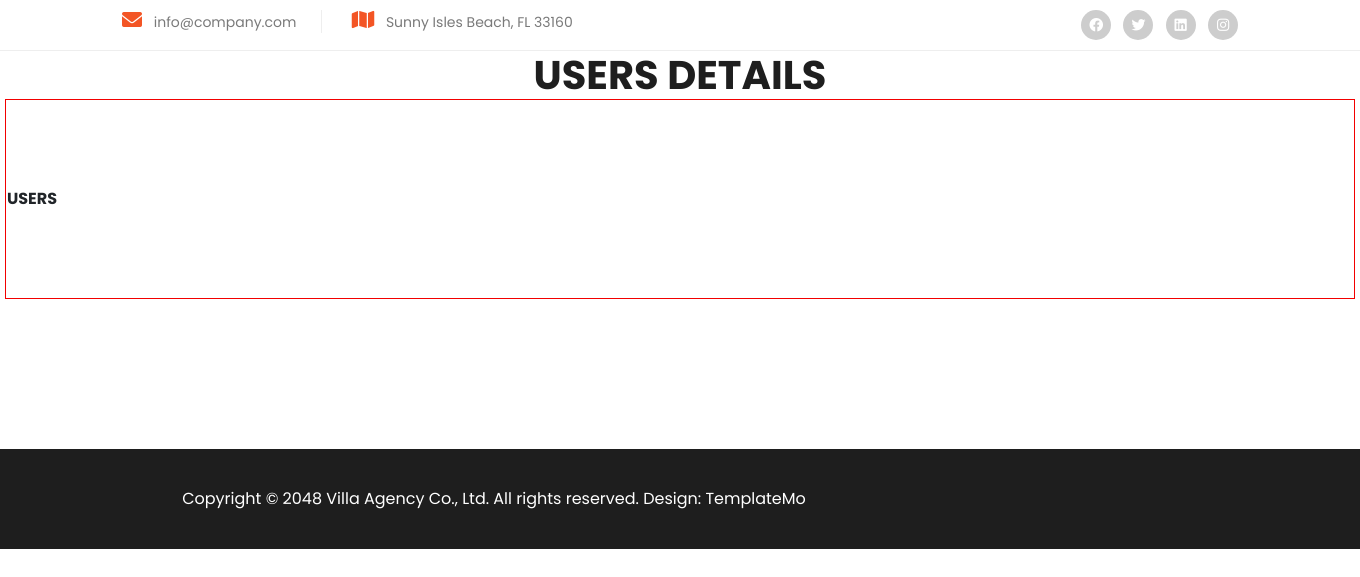
/users/, run on an earlier commit of the app's database.
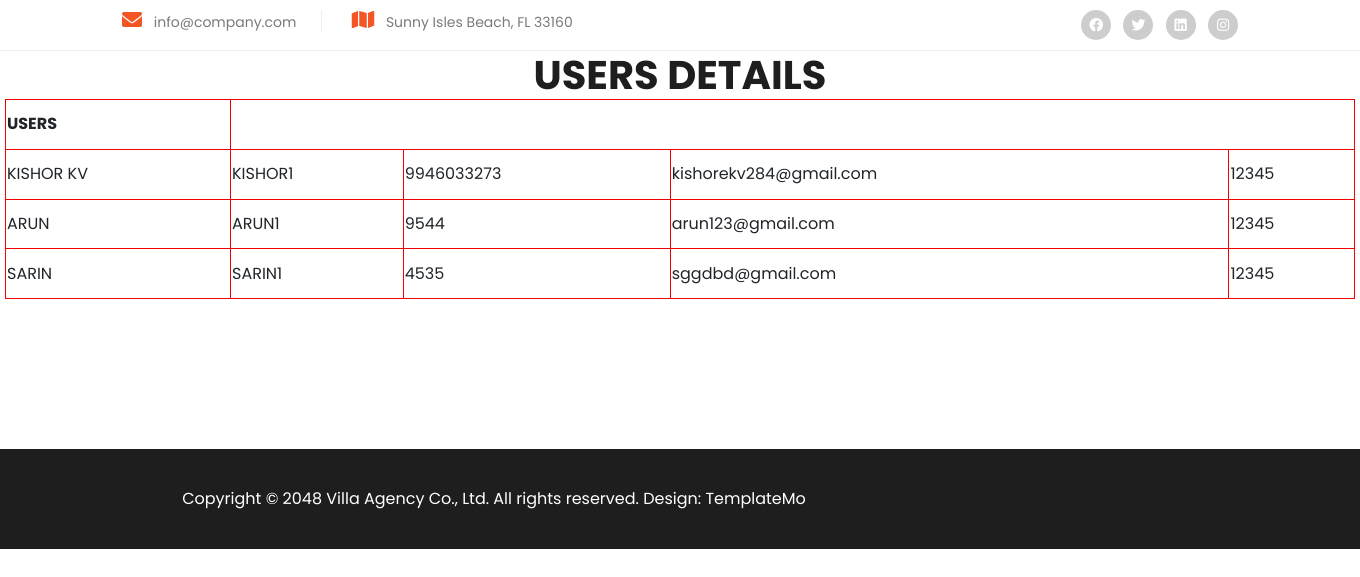
And on a later commit of the database.
### villapp/models.py (models this page shows)
class signup1(models.Model):
    name=models.CharField(max_length=50)
    username=models.CharField(max_length=50)
    phoneno=models.CharField(max_length=50)
    gmail=models.CharField(max_length=50)
    password=models.CharField(max_length=50)

### villapp/views.py (the view)
# urls.py: path('users/',views.users, name='users'),
def users(request):
    datas=signup1.objects.all()
    return render(request, 'users.html',{'userss':datas})

### templates/users.html (shortened to what this page needs)
{%load static%}
<!DOCTYPE html>
<html lang="en">
  <head>
    <link rel="stylesheet" href="{% static 'vendor/bootstrap/css/bootstrap.min.css' %}">
    <link rel="stylesheet" href="{% static 'css/fontawesome.css' %}">
    <link rel="stylesheet" href="{% static 'css/templatemo-villa-agency.css' %}">
    <link rel="stylesheet" href="{% static 'css/owl.css' %}">
    <link rel="stylesheet" href="{% static 'css/animate.css' %}">
    <link rel="stylesheet"href="https://unpkg.com/swiper@7/swiper-bundle.min.css"/>
  </head>
<body>
  <div class="sub-header">
    <div class="container">
      <div class="row">
        <div class="col-lg-8 col-md-8">
          <ul class="info">
            <li><i class="fa fa-envelope"></i> info@company.com</li>
            <li><i class="fa fa-map"></i> Sunny Isles Beach, FL 33160</li>
          </ul>
        </div>
        <div class="col-lg-4 col-md-4">
          <ul class="social-links">
            <li><a href="#"><i class="fab fa-facebook"></i></a></li>
            <li><a href="https://x.com/minthu" target="_blank"><i class="fab fa-twitter"></i></a></li>
            <li><a href="#"><i class="fab fa-linkedin"></i></a></li>
            <li><a href="#"><i class="fab fa-instagram"></i></a></li>
          </ul>
        </div>
      </div>
    </div>
  </div>
  <center>
    <h1>USERS DETAILS</h1>
<table style="width:1350px ; height: 200px;">
    <th>USERS</th>
    {% for obj in userss %}
    <tr>
        <td>{{obj.name}}</td>
        <td>{{obj.username}}</td>
        <td>{{obj.phoneno}}</td>
        <td>{{obj.gmail}}</td>
        <td>{{obj.password}}</td>
    </tr>
    {% endfor %}
</table>
</center>
  <footer>
    <div class="container">
      <div class="col-lg-8">
        <p>Copyright © 2048 Villa Agency Co., Ltd. All rights reserved.
        Design: <a rel="nofollow" href="https://templatemo.com" target="_blank">TemplateMo</a></p>
      </div>
    </div>
  </footer>
  </body>
</html>

What changed in the data, as far as the page shows it:
added signup1: name "KISHOR KV", username "KISHOR1", phoneno "9946033273", gmail "kishorekv284@gmail.com", password "12345"
added signup1: name "ARUN", username "ARUN1", phoneno "9544", gmail "arun123@gmail.com", password "12345"
added signup1: name "SARIN", username "SARIN1", phoneno "4535", gmail "sggdbd@gmail.com", password "12345"
